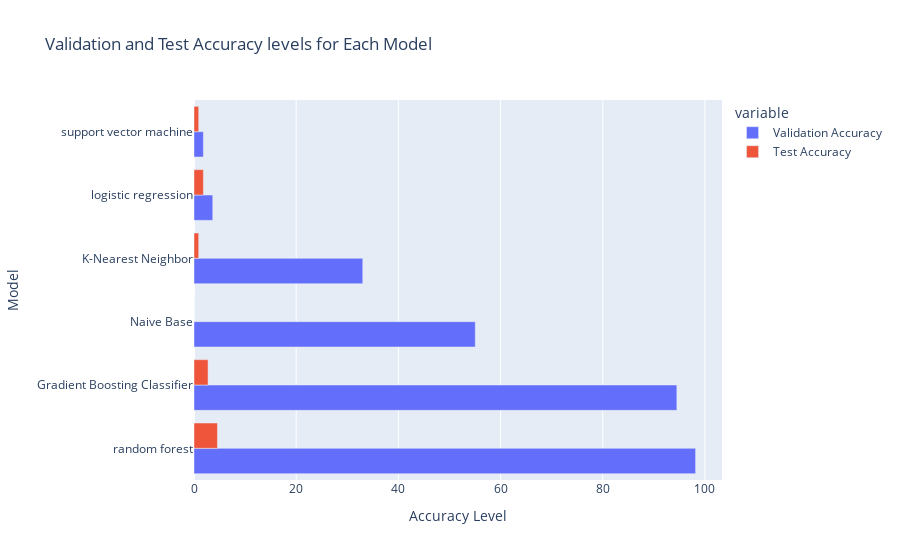

Write notebook code for a chart like this one.
### Code cell
fig =px.bar(model_df_sorted, x=['Validation Accuracy', 'Test Accuracy'], y='Model',
           title= 'Validation and Test Accuracy levels for Each Model',
          labels={'value':'Accuracy Level','Model':'Model'},)
fig.update_layout(barmode='group')
fig.show()

### Figure 1 — Plotly figure (JSON) as saved in the notebook; plotly's stock layout.template omitted (floating-point values rounded to 4 significant figures)
{"data": [{"alignmentgroup": "True", "hovertemplate": "variable=Validation Accuracy<br>Accuracy Level=%{x}<br>Model=%{y}<extra></extra>", "legendgroup": "Validation Accuracy", "marker": {"color": "#636efa", "pattern": {"shape": ""}}, "name": "Validation Accuracy", "offsetgroup": "Validation Accuracy", "orientation": "h", "showlegend": true, "textposition": "auto", "type": "bar", "x": [98.17, 94.5, 55.05, 33.03, 3.67, 1.835], "xaxis": "x", "y": ["random forest", "Gradient Boosting Classifier", "Naive Base", "K-Nearest Neighbor", "logistic regression", "support vector machine"], "yaxis": "y"}, {"alignmentgroup": "True", "hovertemplate": "variable=Test Accuracy<br>Accuracy Level=%{x}<br>Model=%{y}<extra></extra>", "legendgroup": "Test Accuracy", "marker": {"color": "#EF553B", "pattern": {"shape": ""}}, "name": "Test Accuracy", "offsetgroup": "Test Accuracy", "orientation": "h", "showlegend": true, "textposition": "auto", "type": "bar", "x": [4.587, 2.752, 0, 0.9174, 1.835, 0.9174], "xaxis": "x", "y": ["random forest", "Gradient Boosting Classifier", "Naive Base", "K-Nearest Neighbor", "logistic regression", "support vector machine"], "yaxis": "y"}], "layout": {"barmode": "group", "legend": {"title": {"text": "variable"}, "tracegroupgap": 0}, "title": {"text": "Validation and Test Accuracy levels for Each Model"}, "xaxis": {"anchor": "y", "domain": [0, 1], "title": {"text": "Accuracy Level"}}, "yaxis": {"anchor": "x", "domain": [0, 1], "title": {"text": "Model"}}}}
